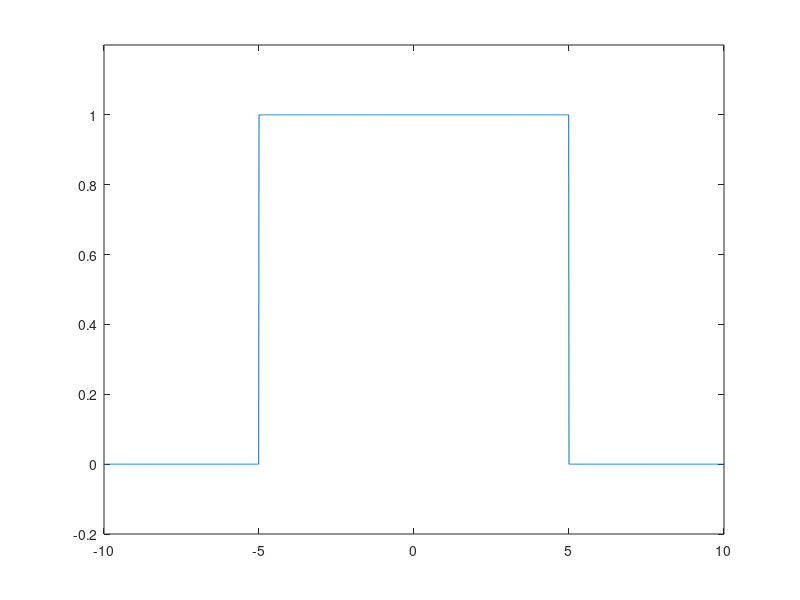
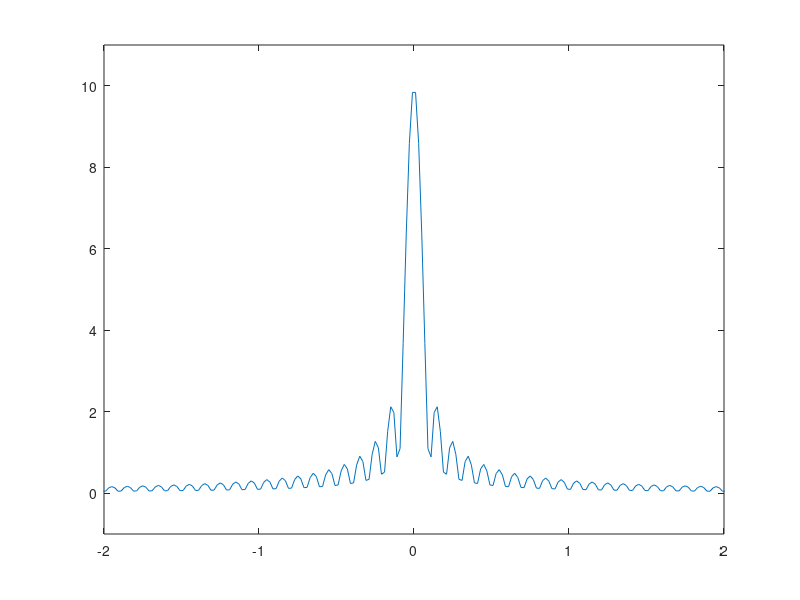
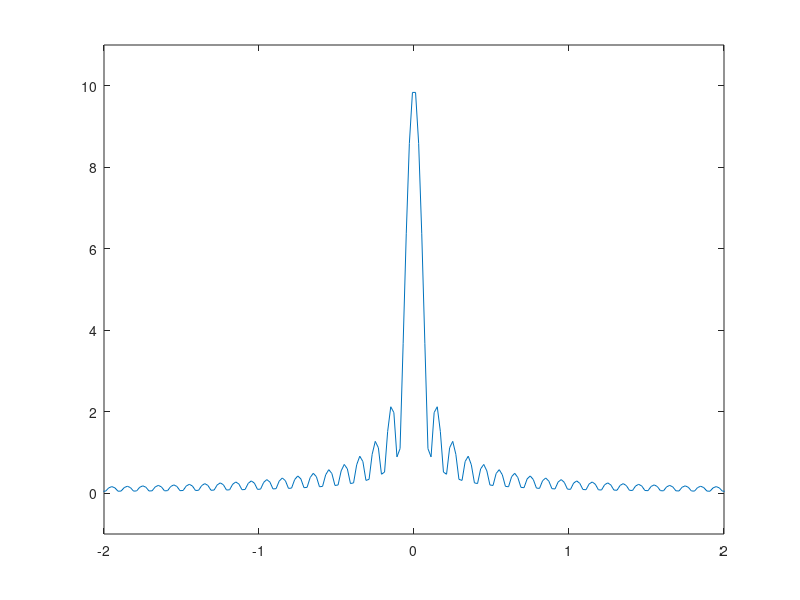
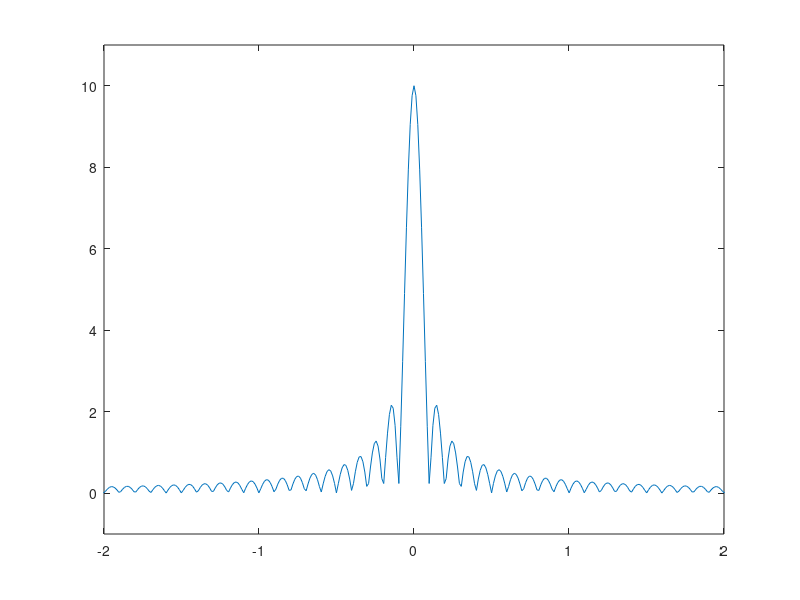

Write the MATLAB code that produced these figures, in order.
clear all
close all

dt = 0.01;
fs = 1/dt;
t = -25:dt:25;
N = length(t);
T = 10;
x = ((t >= -5) - (t >= 5));
figure(1)
plot(t,x)
axis([ -10 10 -0.2 1.2 ])

f = -fs/2 : fs/N : fs/2 - fs/N;

for k = 1:length(f)
  
  XF(k) = sum(x.*exp(-j*2*pi*t*f(k)))*dt;
  
end

figure(2)
plot(f, abs(XF))
axis([ -2 2 -1 11])

XF2 = T*sinc(f*T);
figure(3)
plot(f, abs(XF2))
axis([ -2 2 -1 11])

difference = max(abs(XF2-real(XF)))

NFFT = 2^nextpow2(length(x));
ff = -fs/2 : fs/NFFT : fs/2 - fs/NFFT;
XF3 = fftshift(fft(x, NFFT)*dt);
figure(4)
plot(ff, abs(XF3))
axis([ -2 2 -1 11])

figure(5)
subplot(3,1,1)
semilogy(f, abs(XF))
xlim([-2 2])
subplot(3,1,2)
semilogy(f, abs(XF2))
xlim([-2 2])
subplot(3,1,3)
semilogy(ff, abs(XF3))
xlim([-2 2])


